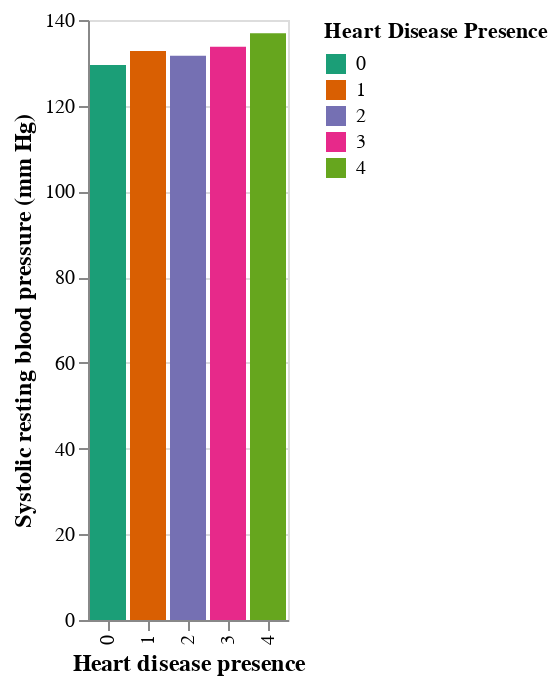

The notebook cell this image was saved under:
### Code cell
hdp_vs_restbps = (
    alt.Chart(hd_mean2_)
    .mark_bar()
    .encode(
        x=alt.X("heart_disease_presence", title="Heart disease presence"),
        y=alt.Y("trestbps(systolic) mean", title="Systolic resting blood pressure (mm Hg)"),
        color=alt.Color("heart_disease_presence", title="Heart Disease Presence", scale=alt.Scale(scheme='dark2'))
    )
).configure_axis(titleFontSize=12)
hdp_vs_restbps

### Figure 1 — Vega-Lite specification as saved in the notebook (floating-point values rounded to 4 significant figures)
{"config": {"view": {"continuousWidth": 400, "continuousHeight": 300}, "axis": {"titleFontSize": 12}}, "data": {"name": "data-3c3d1ca28209cd090bb2bdd17d74e794"}, "mark": "bar", "encoding": {"color": {"field": "heart_disease_presence", "scale": {"scheme": "dark2"}, "title": "Heart Disease Presence", "type": "nominal"}, "x": {"field": "heart_disease_presence", "title": "Heart disease presence", "type": "nominal"}, "y": {"field": "trestbps(systolic) mean", "title": "Systolic resting blood pressure (mm Hg)", "type": "quantitative"}}, "$schema": "https://vega.github.io/schema/vega-lite/v4.17.0.json", "datasets": {"data-3c3d1ca28209cd090bb2bdd17d74e794": [{"heart_disease_presence": 0, "trestbps(systolic) mean": 129.5, "chol mean": 244.1, "max_heart_rate mean": 158.9}, {"heart_disease_presence": "1", "trestbps(systolic) mean": 132.8, "chol mean": 249.3, "max_heart_rate mean": 145.9}, {"heart_disease_presence": "2", "trestbps(systolic) mean": 131.7, "chol mean": 259.7, "max_heart_rate mean": 135.4}, {"heart_disease_presence": "3", "trestbps(systolic) mean": 133.7, "chol mean": 238.8, "max_heart_rate mean": 134.1}, {"heart_disease_presence": "4", "trestbps(systolic) mean": 136.9, "chol mean": 253.1, "max_heart_rate mean": 139.4}]}}
